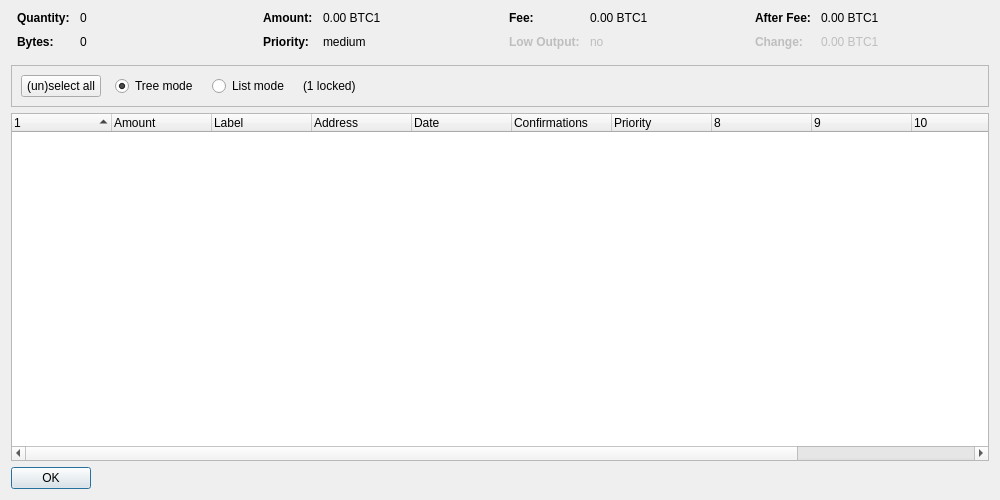
<?xml version="1.0" encoding="UTF-8"?>
<ui version="4.0">
 <class>CoinControlDialog</class>
 <widget class="QDialog" name="CoinControlDialog">
  <property name="geometry">
   <rect>
    <x>0</x>
    <y>0</y>
    <width>1000</width>
    <height>500</height>
   </rect>
  </property>
  <property name="windowTitle">
   <string>Coin Control Address Selection</string>
  </property>
  <layout class="QVBoxLayout" name="verticalLayout">
   <item>
    <layout class="QHBoxLayout" name="horizontalLayoutTop" stretch="0,0,0,0">
     <property name="topMargin">
      <number>0</number>
     </property>
     <property name="bottomMargin">
      <number>10</number>
     </property>
     <item>
      <layout class="QFormLayout" name="formLayoutCoinControl1">
       <property name="horizontalSpacing">
        <number>10</number>
       </property>
       <property name="verticalSpacing">
        <number>10</number>
       </property>
       <property name="leftMargin">
        <number>6</number>
       </property>
       <property name="rightMargin">
        <number>6</number>
       </property>
       <item row="0" column="0">
        <widget class="QLabel" name="labelCoinControlQuantityText">
         <property name="font">
          <font>
           <weight>75</weight>
           <bold>true</bold>
          </font>
         </property>
         <property name="text">
          <string>Quantity:</string>
         </property>
        </widget>
       </item>
       <item row="0" column="1">
        <widget class="QLabel" name="labelCoinControlQuantity">
         <property name="cursor">
          <cursorShape>IBeamCursor</cursorShape>
         </property>
         <property name="contextMenuPolicy">
          <enum>Qt::ActionsContextMenu</enum>
         </property>
         <property name="text">
          <string notr="true">0</string>
         </property>
         <property name="textInteractionFlags">
          <set>Qt::LinksAccessibleByMouse|Qt::TextSelectableByKeyboard|Qt::TextSelectableByMouse</set>
         </property>
        </widget>
       </item>
       <item row="1" column="0">
        <widget class="QLabel" name="labelCoinControlBytesText">
         <property name="font">
          <font>
           <weight>75</weight>
           <bold>true</bold>
          </font>
         </property>
         <property name="text">
          <string>Bytes:</string>
         </property>
        </widget>
       </item>
       <item row="1" column="1">
        <widget class="QLabel" name="labelCoinControlBytes">
         <property name="cursor">
          <cursorShape>IBeamCursor</cursorShape>
         </property>
         <property name="contextMenuPolicy">
          <enum>Qt::ActionsContextMenu</enum>
         </property>
         <property name="text">
          <string notr="true">0</string>
         </property>
         <property name="textInteractionFlags">
          <set>Qt::LinksAccessibleByMouse|Qt::TextSelectableByKeyboard|Qt::TextSelectableByMouse</set>
         </property>
        </widget>
       </item>
      </layout>
     </item>
     <item>
      <layout class="QFormLayout" name="formLayoutCoinControl2">
       <property name="horizontalSpacing">
        <number>10</number>
       </property>
       <property name="verticalSpacing">
        <number>10</number>
       </property>
       <property name="leftMargin">
        <number>6</number>
       </property>
       <property name="rightMargin">
        <number>6</number>
       </property>
       <item row="0" column="0">
        <widget class="QLabel" name="labelCoinControlAmountText">
         <property name="font">
          <font>
           <weight>75</weight>
           <bold>true</bold>
          </font>
         </property>
         <property name="text">
          <string>Amount:</string>
         </property>
        </widget>
       </item>
       <item row="0" column="1">
        <widget class="QLabel" name="labelCoinControlAmount">
         <property name="cursor">
          <cursorShape>IBeamCursor</cursorShape>
         </property>
         <property name="contextMenuPolicy">
          <enum>Qt::ActionsContextMenu</enum>
         </property>
         <property name="text">
          <string notr="true">0.00 BTC1</string>
         </property>
         <property name="textInteractionFlags">
          <set>Qt::LinksAccessibleByMouse|Qt::TextSelectableByKeyboard|Qt::TextSelectableByMouse</set>
         </property>
        </widget>
       </item>
       <item row="1" column="0">
        <widget class="QLabel" name="labelCoinControlPriorityText">
         <property name="font">
          <font>
           <weight>75</weight>
           <bold>true</bold>
          </font>
         </property>
         <property name="text">
          <string>Priority:</string>
         </property>
        </widget>
       </item>
       <item row="1" column="1">
        <widget class="QLabel" name="labelCoinControlPriority">
         <property name="cursor">
          <cursorShape>IBeamCursor</cursorShape>
         </property>
         <property name="contextMenuPolicy">
          <enum>Qt::ActionsContextMenu</enum>
         </property>
         <property name="text">
          <string notr="true">medium</string>
         </property>
         <property name="textInteractionFlags">
          <set>Qt::LinksAccessibleByMouse|Qt::TextSelectableByKeyboard|Qt::TextSelectableByMouse</set>
         </property>
        </widget>
       </item>
      </layout>
     </item>
     <item>
      <layout class="QFormLayout" name="formLayoutCoinControl3">
       <property name="horizontalSpacing">
        <number>10</number>
       </property>
       <property name="verticalSpacing">
        <number>10</number>
       </property>
       <property name="leftMargin">
        <number>6</number>
       </property>
       <property name="rightMargin">
        <number>6</number>
       </property>
       <item row="0" column="0">
        <widget class="QLabel" name="labelCoinControlFeeText">
         <property name="font">
          <font>
           <weight>75</weight>
           <bold>true</bold>
          </font>
         </property>
         <property name="text">
          <string>Fee:</string>
         </property>
        </widget>
       </item>
       <item row="0" column="1">
        <widget class="QLabel" name="labelCoinControlFee">
         <property name="cursor">
          <cursorShape>IBeamCursor</cursorShape>
         </property>
         <property name="contextMenuPolicy">
          <enum>Qt::ActionsContextMenu</enum>
         </property>
         <property name="text">
          <string notr="true">0.00 BTC1</string>
         </property>
         <property name="textInteractionFlags">
          <set>Qt::LinksAccessibleByMouse|Qt::TextSelectableByKeyboard|Qt::TextSelectableByMouse</set>
         </property>
        </widget>
       </item>
       <item row="1" column="0">
        <widget class="QLabel" name="labelCoinControlLowOutputText">
         <property name="enabled">
          <bool>false</bool>
         </property>
         <property name="font">
          <font>
           <weight>75</weight>
           <bold>true</bold>
          </font>
         </property>
         <property name="text">
          <string>Low Output:</string>
         </property>
        </widget>
       </item>
       <item row="1" column="1">
        <widget class="QLabel" name="labelCoinControlLowOutput">
         <property name="enabled">
          <bool>false</bool>
         </property>
         <property name="cursor">
          <cursorShape>IBeamCursor</cursorShape>
         </property>
         <property name="contextMenuPolicy">
          <enum>Qt::ActionsContextMenu</enum>
         </property>
         <property name="text">
          <string notr="true">no</string>
         </property>
         <property name="textInteractionFlags">
          <set>Qt::LinksAccessibleByMouse|Qt::TextSelectableByKeyboard|Qt::TextSelectableByMouse</set>
         </property>
        </widget>
       </item>
      </layout>
     </item>
     <item>
      <layout class="QFormLayout" name="formLayoutCoinControl4">
       <property name="horizontalSpacing">
        <number>10</number>
       </property>
       <property name="verticalSpacing">
        <number>10</number>
       </property>
       <property name="leftMargin">
        <number>6</number>
       </property>
       <property name="rightMargin">
        <number>6</number>
       </property>
       <item row="0" column="0">
        <widget class="QLabel" name="labelCoinControlAfterFeeText">
         <property name="font">
          <font>
           <weight>75</weight>
           <bold>true</bold>
          </font>
         </property>
         <property name="text">
          <string>After Fee:</string>
         </property>
        </widget>
       </item>
       <item row="0" column="1">
        <widget class="QLabel" name="labelCoinControlAfterFee">
         <property name="cursor">
          <cursorShape>IBeamCursor</cursorShape>
         </property>
         <property name="contextMenuPolicy">
          <enum>Qt::ActionsContextMenu</enum>
         </property>
         <property name="text">
          <string notr="true">0.00 BTC1</string>
         </property>
         <property name="textInteractionFlags">
          <set>Qt::LinksAccessibleByMouse|Qt::TextSelectableByKeyboard|Qt::TextSelectableByMouse</set>
         </property>
        </widget>
       </item>
       <item row="1" column="0">
        <widget class="QLabel" name="labelCoinControlChangeText">
         <property name="enabled">
          <bool>false</bool>
         </property>
         <property name="font">
          <font>
           <weight>75</weight>
           <bold>true</bold>
          </font>
         </property>
         <property name="text">
          <string>Change:</string>
         </property>
        </widget>
       </item>
       <item row="1" column="1">
        <widget class="QLabel" name="labelCoinControlChange">
         <property name="enabled">
          <bool>false</bool>
         </property>
         <property name="cursor">
          <cursorShape>IBeamCursor</cursorShape>
         </property>
         <property name="contextMenuPolicy">
          <enum>Qt::ActionsContextMenu</enum>
         </property>
         <property name="text">
          <string notr="true">0.00 BTC1</string>
         </property>
         <property name="textInteractionFlags">
          <set>Qt::LinksAccessibleByMouse|Qt::TextSelectableByKeyboard|Qt::TextSelectableByMouse</set>
         </property>
        </widget>
       </item>
      </layout>
     </item>
    </layout>
   </item>
   <item>
    <widget class="QFrame" name="frame">
     <property name="minimumSize">
      <size>
       <width>0</width>
       <height>40</height>
      </size>
     </property>
     <property name="frameShape">
      <enum>QFrame::StyledPanel</enum>
     </property>
     <property name="frameShadow">
      <enum>QFrame::Sunken</enum>
     </property>
     <layout class="QHBoxLayout" name="horizontalLayout">
      <item>
       <layout class="QHBoxLayout" name="horizontalLayoutPanel" stretch="0,0,0,0,0">
        <property name="spacing">
         <number>14</number>
        </property>
        <item>
         <widget class="QPushButton" name="pushButtonSelectAll">
          <property name="sizePolicy">
           <sizepolicy hsizetype="Maximum" vsizetype="Fixed">
            <horstretch>0</horstretch>
            <verstretch>0</verstretch>
           </sizepolicy>
          </property>
          <property name="text">
           <string>(un)select all</string>
          </property>
         </widget>
        </item>
        <item>
         <widget class="QRadioButton" name="radioTreeMode">
          <property name="sizePolicy">
           <sizepolicy hsizetype="Maximum" vsizetype="Fixed">
            <horstretch>0</horstretch>
            <verstretch>0</verstretch>
           </sizepolicy>
          </property>
          <property name="text">
           <string>Tree mode</string>
          </property>
          <property name="checked">
           <bool>true</bool>
          </property>
         </widget>
        </item>
        <item>
         <widget class="QRadioButton" name="radioListMode">
          <property name="sizePolicy">
           <sizepolicy hsizetype="Maximum" vsizetype="Fixed">
            <horstretch>0</horstretch>
            <verstretch>0</verstretch>
           </sizepolicy>
          </property>
          <property name="text">
           <string>List mode</string>
          </property>
         </widget>
        </item>
        <item>
         <widget class="QLabel" name="labelLocked">
          <property name="text">
           <string notr="true">(1 locked)</string>
          </property>
         </widget>
        </item>
        <item>
         <spacer name="horizontalSpacer">
          <property name="orientation">
           <enum>Qt::Horizontal</enum>
          </property>
          <property name="sizeHint" stdset="0">
           <size>
            <width>40</width>
            <height>20</height>
           </size>
          </property>
         </spacer>
        </item>
       </layout>
      </item>
     </layout>
    </widget>
   </item>
   <item>
    <widget class="CoinControlTreeWidget" name="treeWidget">
     <property name="contextMenuPolicy">
      <enum>Qt::CustomContextMenu</enum>
     </property>
     <property name="sortingEnabled">
      <bool>false</bool>
     </property>
     <property name="columnCount">
      <number>12</number>
     </property>
     <attribute name="headerShowSortIndicator" stdset="0">
      <bool>true</bool>
     </attribute>
     <attribute name="headerStretchLastSection">
      <bool>false</bool>
     </attribute>
     <column>
      <property name="text">
       <string/>
      </property>
     </column>
     <column>
      <property name="text">
       <string>Amount</string>
      </property>
     </column>
     <column>
      <property name="text">
       <string notr="true">Label</string>
      </property>
     </column>
     <column>
      <property name="text">
       <string>Address</string>
      </property>
     </column>
     <column>
      <property name="text">
       <string>Date</string>
      </property>
     </column>
     <column>
      <property name="text">
       <string>Confirmations</string>
      </property>
      <property name="toolTip">
       <string>Confirmed</string>
      </property>
     </column>
     <column>
      <property name="text">
       <string>Priority</string>
      </property>
     </column>
     <column>
      <property name="text">
       <string/>
      </property>
     </column>
     <column>
      <property name="text">
       <string/>
      </property>
     </column>
     <column>
      <property name="text">
       <string/>
      </property>
     </column>
     <column>
      <property name="text">
       <string/>
      </property>
     </column>
     <column>
      <property name="text">
       <string/>
      </property>
     </column>
    </widget>
   </item>
   <item>
    <widget class="QDialogButtonBox" name="buttonBox">
     <property name="sizePolicy">
      <sizepolicy hsizetype="Maximum" vsizetype="Fixed">
       <horstretch>0</horstretch>
       <verstretch>0</verstretch>
      </sizepolicy>
     </property>
     <property name="orientation">
      <enum>Qt::Horizontal</enum>
     </property>
     <property name="standardButtons">
      <set>QDialogButtonBox::Ok</set>
     </property>
    </widget>
   </item>
  </layout>
 </widget>
 <customwidgets>
  <customwidget>
   <class>CoinControlTreeWidget</class>
   <extends>QTreeWidget</extends>
   <header>coincontroltreewidget.h</header>
  </customwidget>
 </customwidgets>
 <resources/>
 <connections/>
</ui>
